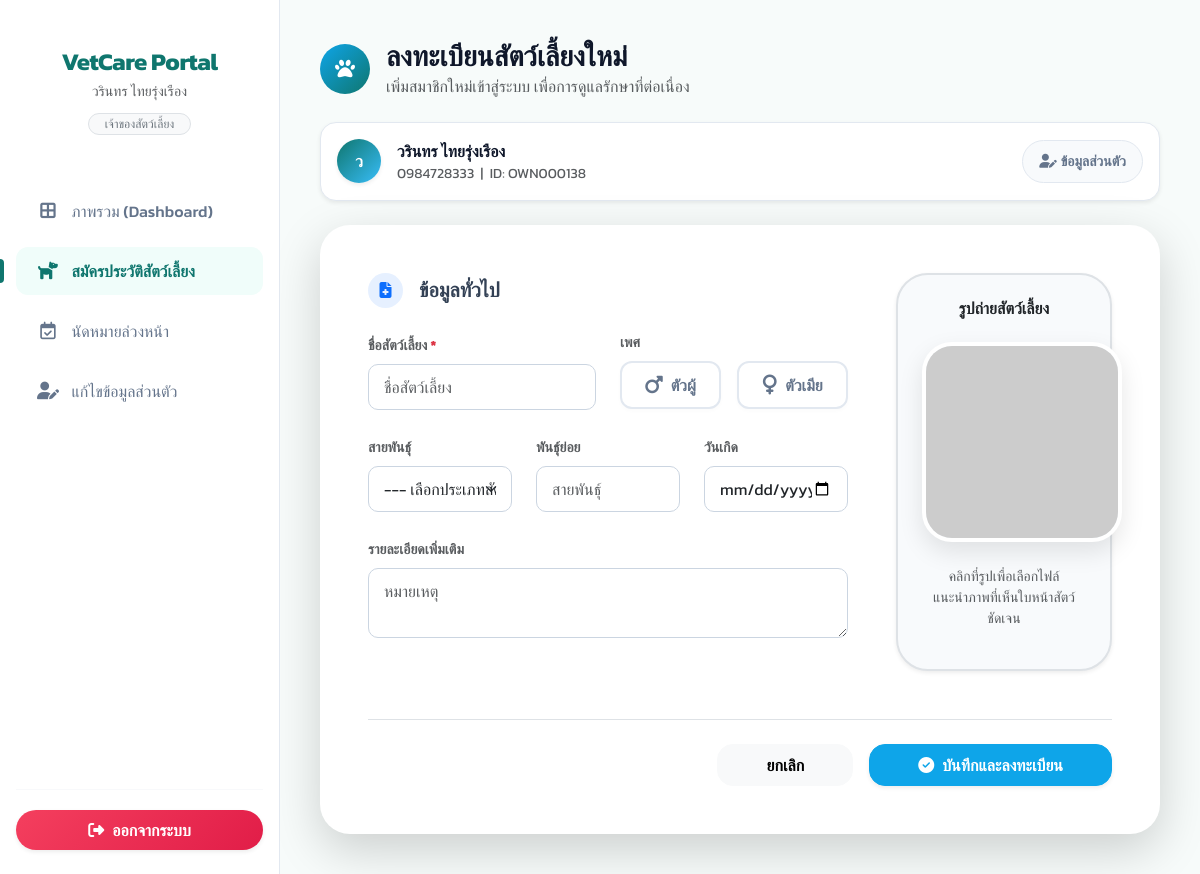
The app's page /client/register-pet/ (signed in) with its own data.
### myapp/models.py (models this page shows, shortened)
class Owner(models.Model):
    from django.conf import settings
    user = models.OneToOneField(settings.AUTH_USER_MODEL, on_delete=models.SET_NULL, null=True, blank=True, related_name='owner_profile', verbose_name='บัญชีผู้ใช้')
    first_name = models.CharField(max_length=100)
    last_name = models.CharField(max_length=100)
    customer_id = models.CharField(max_length=50, blank=True, null=True, verbose_name='รหัสลูกค้า')
    phone = models.CharField(max_length=15, blank=True, null=True)
    address = models.TextField(blank=True, null=True)

### myapp/views.py (the view)
# urls.py: path('client/register-pet/', views.client_register_pet, name='client_register_pet'),
@login_required
def client_register_pet(request):
    owner = getattr(request.user, 'owner_profile', None)
    if not owner:
        messages.info(request, 'กรุณากรอกข้อมูลส่วนตัวก่อนเพื่อลงทะเบียนสัตว์เลี้ยง')
        return redirect('client_profile')
    from .forms import ClientPetRegistrationForm
    if request.method == 'POST':
        form = ClientPetRegistrationForm(request.POST, request.FILES)
        if form.is_valid():
            pet = form.save(commit=False)
            pet.owner = owner
            pet.save()
            messages.success(request, 'ลงทะเบียนสัตว์เลี้ยงสำเร็จ!')
            return redirect('client_dashboard')
    else:
        form = ClientPetRegistrationForm()
    return render(request, 'myapp/client/client_register_pet.html', {'form': form, 'owner': owner})

### myapp/forms.py
class ClientPetRegistrationForm(PetForm):
    def __init__(self, *args, **kwargs):
        super().__init__(*args, **kwargs)
        owner_fields = [
            'owner_first_name', 'owner_last_name', 'owner_address_1',
            'owner_address_2', 'owner_phone', 'owner_email',
            'owner_password', 'owner_password_confirm'
        ]
        for field in owner_fields:
            if field in self.fields:
                self.fields[field].required = False

### myapp/templates/myapp/client/client_register_pet.html (shortened to what this page needs)
{% extends 'myapp/client/client_base.html' %}
{% block extra_css %}
    <link rel="stylesheet" href="https://cdnjs.cloudflare.com/ajax/libs/cropperjs/1.5.13/cropper.min.css">
{% endblock %}
{% block content %}
<div class="container-fluid p-0">
    <div class="d-flex align-items-center mb-4">
        <div class="rounded-circle d-flex justify-content-center align-items-center me-3" style="width: 50px; height: 50px; background: linear-gradient(135deg, #0ea5e9, #0f766e);">
            <i class="fas fa-paw text-white fs-5"></i>
        </div>
        <div>
            <h3 class="fw-bold mb-0" style="color: #0f172a;">ลงทะเบียนสัตว์เลี้ยงใหม่</h3>
            <p class="text-muted mb-0">เพิ่มสมาชิกใหม่เข้าสู่ระบบ เพื่อการดูแลรักษาที่ต่อเนื่อง</p>
        </div>
    </div>
    <div class="d-flex align-items-center justify-content-between p-3 mb-4 rounded-4 shadow-sm" style="background: white; border: 1px solid #e2e8f0;">
        <div class="d-flex align-items-center gap-3">
            <div class="rounded-circle d-flex align-items-center justify-content-center fw-bold text-white shadow-sm" style="width: 44px; height: 44px; background: linear-gradient(135deg, #0f766e, #38bdf8); font-size: 1rem;">
                {{ owner.first_name|first|upper }}
            </div>
            <div>
                <div class="fw-bold" style="color: #0f172a;">{{ owner.first_name }} {{ owner.last_name }}</div>
                <div class="small text-muted">{{ owner.phone|default:"ยังไม่ระบุเบอร์" }} &nbsp;|&nbsp; ID: {{ owner.customer_id }}</div>
            </div>
        </div>
        <a href="{% url 'client_profile' %}" class="btn btn-sm px-3 rounded-pill" style="background: #f8fafc; border: 1px solid #e2e8f0; color: #64748b; font-weight: 600;">
            <i class="fas fa-user-edit me-1"></i>ข้อมูลส่วนตัว
        </a>
    </div>
    <div class="card border-0 shadow-lg" style="border-radius: 30px; overflow: hidden;">
        <div class="card-body p-4 p-md-5">
            <form method="post" enctype="multipart/form-data" id="petForm">
                <div class="row g-5">
                    <div class="col-xl-8">
                        <h5 class="fw-bold mb-4 d-flex align-items-center" style="color: #334155;">
                            <div class="bg-primary bg-opacity-10 text-primary rounded-circle d-flex justify-content-center align-items-center me-3" style="width: 35px; height: 35px; font-size: 1rem;">
                                <i class="fas fa-file-medical"></i>
                            </div>
                            ข้อมูลทั่วไป
                        </h5>
                        <div class="row g-4">
                            <div class="col-md-6">
                                <label class="form-label text-muted fw-bold small">ชื่อสัตว์เลี้ยง <span class="text-danger">*</span></label>
                                {{ form.name }}
                            </div>
                            <div class="col-md-6">
                                <label class="form-label d-block text-muted fw-bold small mb-2">เพศ</label>
                                <div class="d-flex gap-3 sex-radio-group w-100" id="sexSelectionGroup">
                                    {% for radio in form.sex %}
                                        {% if radio.choice_label and '----' not in radio.choice_label %}
                                        <div class="flex-fill">
                                            <label class="sex-btn {% if 'ผู้' in radio.choice_label or 'Male' in radio.choice_label %}sex-btn-male{% else %}sex-btn-female{% endif %}" for="{{ radio.id_for_label }}">
                                                {% if 'ผู้' in radio.choice_label or 'Male' in radio.choice_label %}
                                                    <i class="fas fa-mars fa-lg"></i>
                                                {% else %}
                                                    <i class="fas fa-venus fa-lg"></i>
                                                {% endif %}
                                                {{ radio.choice_label }}
                                            </label>
                                        </div>
                                        {% endif %}
                                    {% endfor %}
                                </div>
                            </div>
                            <div class="col-md-4">
                                <label class="form-label text-muted fw-bold small">สายพันธุ์</label>
                                {{ form.species }}
                            </div>
                            <div class="col-md-4">
                                <label class="form-label text-muted fw-bold small">พันธุ์ย่อย</label>
                                {{ form.breed }}
                            </div>
                            <div class="col-md-4">
                                <label class="form-label text-muted fw-bold small">วันเกิด</label>
                                {{ form.birth_date }}
                            </div>
                            <div class="col-12">
                                <label class="form-label text-muted fw-bold small">รายละเอียดเพิ่มเติม</label>
                                {{ form.remarks }}
                            </div>
                        </div>
                    </div>
                    <div class="col-xl-4 text-center">
                        <div class="p-4 rounded-5 h-100 shadow-sm border border-2 border-dashed d-flex flex-column align-items-center justify-content-center text-center" style="background: #f8fafc;">
                            <h6 class="fw-bold mb-4 text-slate-700">รูปถ่ายสัตว์เลี้ยง</h6>
                            <div class="avatar-upload-wrapper">
                                <div class="avatar-preview-container" id="avatarContainer">
                                    <img id="image-preview"
                                         src="https://ui-avatars.com/api/?name=Pet&background=random&size=200"
                                         alt="Pet Profile">
                                </div>
                            </div>
                            <p class="small text-muted mt-4">
                                คลิกที่รูปเพื่อเลือกไฟล์ <br>
                                แนะนำภาพที่เห็นใบหน้าสัตว์ชัดเจน
                            </p>
                        </div>
                    </div>
                </div>
                <div class="d-flex justify-content-end gap-3 mt-5 pt-4 border-top">
                    <a href="{% url 'client_dashboard' %}" class="btn btn-light px-5 py-2 fw-bold rounded-4">ยกเลิก</a>
                    <button type="submit" class="btn btn-primary px-5 py-2 fw-bold rounded-4 shadow-sm">
                        <i class="fas fa-check-circle me-2"></i>บันทึกและลงทะเบียน
                    </button>
                </div>
            </form>
        </div>
    </div>
</div>
{% endblock %}

### myapp/templates/myapp/client/client_base.html (shortened to what this page needs)
{% load static %}
<!DOCTYPE html>
<html lang="th">
<head>
    <link href="https://cdn.jsdelivr.net/npm/bootstrap@5.3.0/dist/css/bootstrap.min.css" rel="stylesheet">
    <link rel="stylesheet" href="https://cdnjs.cloudflare.com/ajax/libs/font-awesome/6.4.0/css/all.min.css">
    {% block extra_css %}{% endblock %}
</head>
<body>
    <div class="d-flex">
        <div class="sidebar d-flex flex-column py-4" id="sidebar" style="width: 280px; flex-shrink: 0;">
            <div class="text-center mb-5 px-3 position-relative">
                <h4 class="fw-bold mb-1" style="color: #0f766e; letter-spacing: -0.5px;">VetCare Portal</h4>
                <p class="text-muted small mb-0">{{ user.first_name }} {{ user.last_name }}</p>
                <div class="mt-2"><span class="badge bg-light text-secondary border rounded-pill px-3 fw-normal">เจ้าของสัตว์เลี้ยง</span></div>
            </div>
            <ul class="nav flex-column mb-auto gap-1">
                <li class="nav-item">
                    <a href="{% url 'client_dashboard' %}" class="nav-link {% if request.resolver_match.url_name == 'client_dashboard' %}active{% endif %}">
                        <i class="fas fa-border-all"></i> ภาพรวม (Dashboard)
                    </a>
                </li>
                <li class="nav-item">
                    <a href="{% url 'client_register_pet' %}" class="nav-link {% if request.resolver_match.url_name == 'client_register_pet' %}active{% endif %}">
                        <i class="fas fa-dog"></i> สมัครประวัติสัตว์เลี้ยง
                    </a>
                </li>
                <li class="nav-item">
                    <a href="{% url 'client_appointment' %}" class="nav-link {% if request.resolver_match.url_name == 'client_appointment' %}active{% endif %}">
                        <i class="far fa-calendar-check"></i> นัดหมายล่วงหน้า
                    </a>
                </li>
                <li class="nav-item">
                    <a href="{% url 'client_profile' %}" class="nav-link {% if request.resolver_match.url_name == 'client_profile' %}active{% endif %}">
                        <i class="fas fa-user-edit"></i> แก้ไขข้อมูลส่วนตัว
                    </a>
                </li>
            </ul>
            <div class="mt-auto px-3">
                <hr style="border-color: #e2e8f0; margin-bottom: 20px;">
                <form action="{% url 'logout' %}" method="post">
                    <button type="submit" class="btn btn-danger w-100 rounded-pill d-flex align-items-center justify-content-center py-2 border-0 shadow-sm fw-bold" style="background: linear-gradient(135deg, #f43f5e 0%, #e11d48 100%);">
                        <i class="fas fa-sign-out-alt me-2"></i> ออกจากระบบ
                    </button>
                </form>
            </div>
        </div>
        <div class="main-content flex-grow-1" style="height: 100vh; overflow-y: auto;">
            {% block content %}{% endblock %}
        </div>
    </div>
</body>
</html>

### myapp/templates/myapp/client/client_base.html (style rules this page uses)
body { background-color: #f7fbfa; font-family: 'Kanit', sans-serif; color: #334155; }
.sidebar { min-height: 100vh; background: #ffffff; border-right: 1px solid #e2e8f0; transition: all 0.3s ease; }
.sidebar .nav-link { color: #64748b; padding: 12px 20px; font-weight: 500; border-radius: 12px; margin: 4px 16px; transition: all 0.2s ease; position: relative; }
.sidebar .nav-link i { width: 24px; font-size: 1.1rem; margin-right: 8px; text-align: center; }
.sidebar .nav-link.active { background-color: #f0fdfa; color: #0f766e; font-weight: 600; }
.sidebar .nav-link.active::before { content: ''; position: absolute; left: -16px; top: 50%; transform: translateY(-50%); height: 24px; width: 4px; background-color: #0f766e; border-radius: 0 4px 4px 0; }
.main-content { padding: 40px; }
.card { border: none; border-radius: 16px; box-shadow: 0 4px 20px rgba(0,0,0,0.03); }
.form-control, .form-select { border-radius: 10px; border-color: #cbd5e1; padding: 10px 15px; }
.btn { border-radius: 10px; font-weight: 500; padding: 10px 20px; }
.btn-primary { background-color: #0ea5e9; border-color: #0ea5e9; }

### myapp/templates/myapp/client/client_register_pet.html (style rules this page uses)
:root { --primary: #0ea5e9; --primary-dark: #0f766e; --bg-glass: rgba(255, 255, 255, 0.9); }
.avatar-upload-wrapper { position: relative; width: 200px; height: 200px; margin: 0 auto; }
.avatar-preview-container { width: 200px; height: 200px; position: relative; border-radius: 30px; overflow: hidden; border: 4px solid #fff; box-shadow: 0 10px 25px rgba(0,0,0,0.1); background: #f1f5f9; cursor: pointer; }
#image-preview { width: 100%; height: 100%; object-fit: cover; transition: all 0.3s ease; }
.sex-radio-group .sex-btn { display: flex; align-items: center; justify-content: center; gap: 0.5rem; padding: 0.65rem 1rem; border: 2px solid #e2e8f0; border-radius: 0.75rem; font-weight: 700; cursor: pointer; transition: all 0.2s ease-in-out; width: 100%; color: #64748b; background-color: #fff; box-shadow: 0 2px 4px rgba(0,0,0,0.02); margin: 0; }

### records on screen
Owner: first_name|first "ว", first_name "วรินทร", last_name "ไทยรุ่งเรือง", phone "0984728333", customer_id "OWN000138"

### other values on screen
{{ user.first_name }} "วรินทร"
{{ user.last_name }} "ไทยรุ่งเรือง"
{{ radio.choice_label }} "ตัวผู้" "ตัวเมีย"
